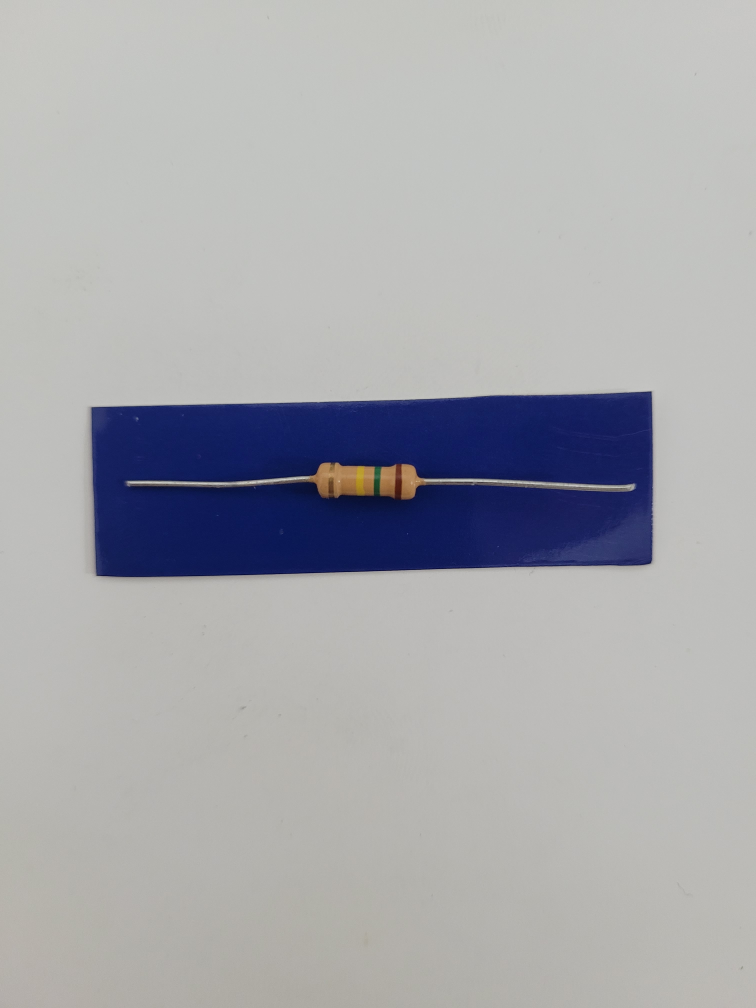
#> input picture TP2/Resistencias/R10_a.jpg, 3024 x 4032 px (shown at 1/4 size)
$ python -i EJERCICIO_2_P1.py   (imports and definitions only)
#> lines starting #> are read from the running program, lines starting #| are printed output that depends on the picture; after the words box and inside, x2 and y2 are one past the last pixel; in counts of white or black regions, pixels touching at a corner belong together
# BIBLIOTECAS

import cv2
import numpy as np
import matplotlib.pyplot as plt
import imutils
import os
import string


# ------------------------------- EJ2 - a -------------------------------

# --- Función para generar un rectángulo de influencia alrededor de una línea ---
def generate_influence_area(x1, y1, x2, y2, length_extension, thickness):
    cx, cy = (x1 + x2) / 2, (y1 + y2) / 2
    dx, dy = x2 - x1, y2 - y1
    length = np.hypot(dx, dy)
    dx /= length
    dy /= length
    perp_dx = -dy
    perp_dy = dx
    lx = dx * (length_extension / 2)
    ly = dy * (length_extension / 2)
    px = perp_dx * (thickness / 2)
    py = perp_dy * (thickness / 2)
    p1 = (cx - lx - px, cy - ly - py)
    p2 = (cx + lx - px, cy + ly - py)
    p3 = (cx + lx + px, cy + ly + py)
    p4 = (cx - lx + px, cy - ly + py)
    rect = np.array([p1, p2, p3, p4], dtype=np.float32)
    return rect

# --- Función para verificar si ambos extremos están dentro de un polígono ---
def point_in_polygon(point, polygon):
    return cv2.pointPolygonTest(polygon, point, False) >= 0

# --- Función para determinar una unica linea ---
def encontrar_extremos_mas_separados(grupo):
    puntos = []
    for linea in grupo:
        x1, y1, x2, y2 = linea[0]  # porque cada 'linea' es [[x1, y1, x2, y2]]
        puntos.append((x1, y1))
        puntos.append((x2, y2))

    max_dist = 0
    punto1, punto2 = None, None

    for i in range(len(puntos)):
        for j in range(i + 1, len(puntos)):
            dist = np.linalg.norm(np.array(puntos[i]) - np.array(puntos[j])) # Distancia euclidiana
            if dist > max_dist:
                max_dist = dist
                punto1, punto2 = puntos[i], puntos[j]

    return [punto1[0], punto1[1], punto2[0], punto2[1]]

# --- Función para determinar puntos del rectangulo ---
def interseccion(line1, line2):
    x1, y1, x2, y2 = line1
    x3, y3, x4, y4 = line2

    denom = (x1 - x2)*(y3 - y4) - (y1 - y2)*(x3 - x4) # Determinante de una matriz formada por los vectores dirección de las dos líneas.

    if denom == 0:
        return None  # Líneas paralelas

    px = ((x1*y2 - y1*x2)*(x3 - x4) - (x1 - x2)*(x3*y4 - y3*x4)) / denom # Resolviendo el sistema de ecuaciones lineales - Regla de cramer
    py = ((x1*y2 - y1*x2)*(y3 - y4) - (y1 - y2)*(x3*y4 - y3*x4)) / denom # Resolviendo el sistema de ecuaciones lineales - Regla de cramer

    return int(round(px)), int(round(py))

# --- Función para determinar puntos promedios ---
def distancia(p1, p2):
    return ((p1[0]-p2[0])**2 + (p1[1]-p2[1])**2) ** 0.5

# --- Función para ordenar los puntos: superior izquierda, superior derecha, inferior derecha, inferior izquierda
def ordenar_puntos(puntos):
    puntos = np.array(puntos, dtype=np.float32)

    # Ordenar por eje Y (de arriba a abajo)
    puntos_ordenados = puntos[np.argsort(puntos[:,1])]

    # Tomar dos de arriba y dos de abajo
    top = puntos_ordenados[:2]
    bottom = puntos_ordenados[2:]

    # Ordenar cada par por eje X
    top = top[np.argsort(top[:,0])]
    bottom = bottom[np.argsort(bottom[:,0])]

    # Resultado: [sup izq, sup der, inf der, inf izq]
    return np.array([top[0], top[1], bottom[1], bottom[0]], dtype=np.float32)


# --- Función main ---
def procesar_imagen(ruta, debug=False):

    # PROCESAR IMAGEN - OBTENER FONDO DE APOYO DE LA RESISTENCIA
#> called with ruta = 'Resistencias/R10_a.jpg', debug = False
    img = cv2.imread(ruta)
#> img is the input picture: shape (4032, 3024, 3); mean B, G, R 173.1, 169.1, 168.2
    hsv = cv2.cvtColor(img, cv2.COLOR_BGR2HSV)
#> hsv: shape (4032, 3024, 3); mean H, S, V 40.6, 29, 176.9
    lower_blue = np.array([105, 50, 50])
    upper_blue = np.array([135, 255, 255])
    mask = cv2.inRange(hsv, lower_blue, upper_blue)
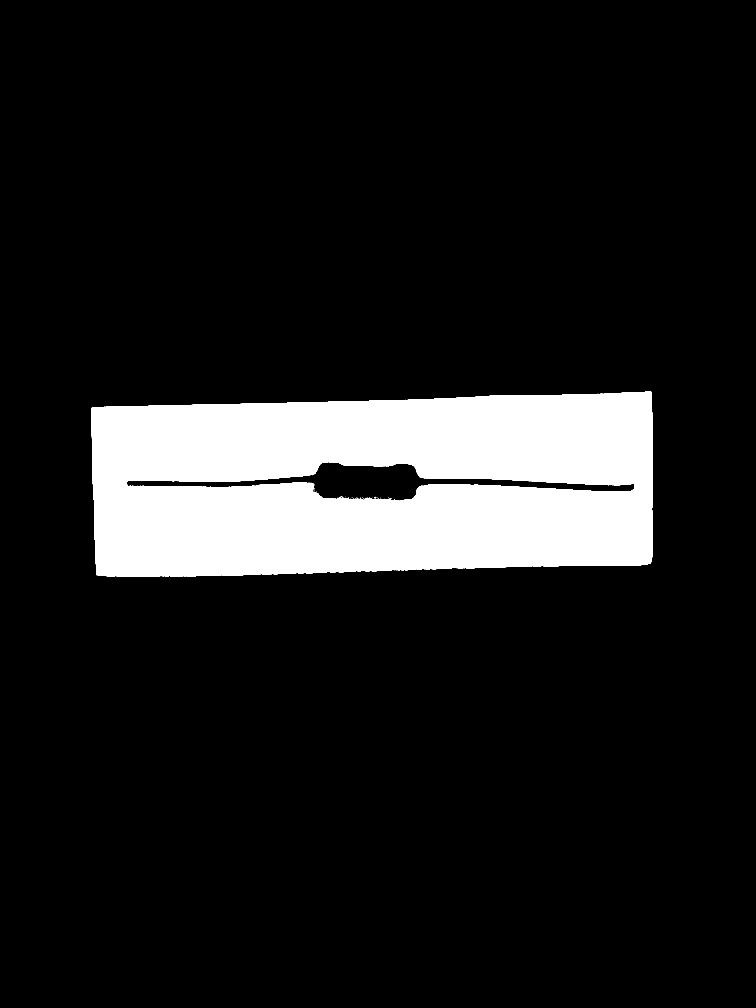
#> mask: shape (4032, 3024) (shown at 1/4 size); 11.7% white; 116 white regions (89 under 20 px), largest, box (x1, y1, x2, y2) and area: (366, 1567, 2612, 2308) 1430899, (802, 2301, 884, 2304) 87, (680, 2304, 732, 2306) 53
    mask_invertida = cv2.bitwise_not(mask)
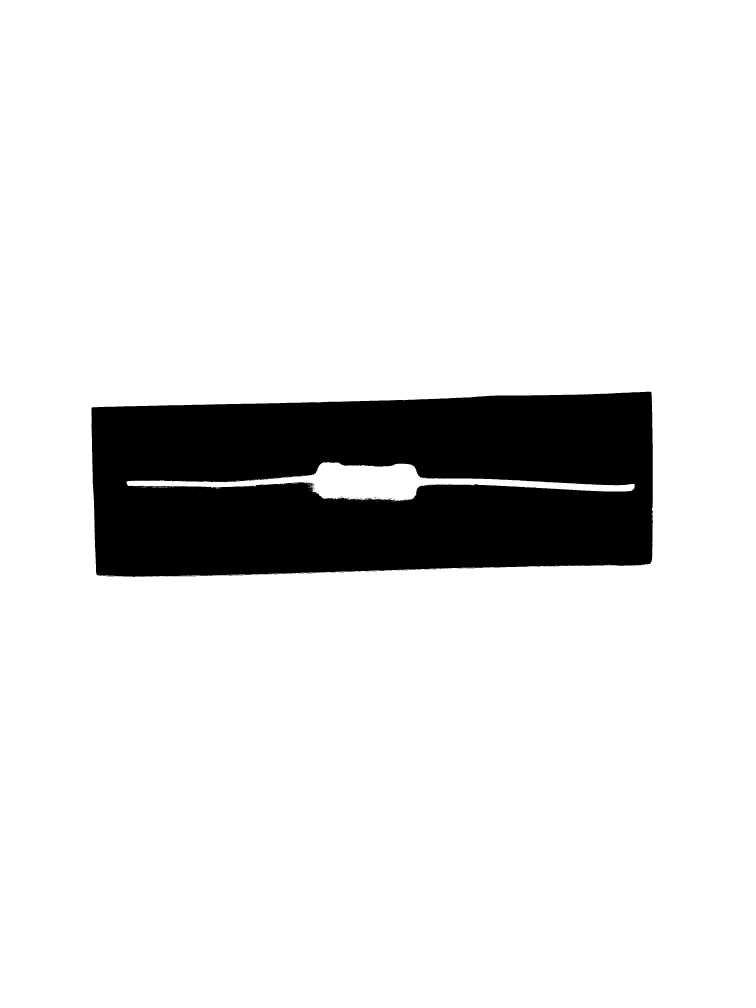
#> mask_invertida: shape (4032, 3024) (shown at 1/4 size); 88.3% white; 116 black regions (89 under 20 px), largest, box (x1, y1, x2, y2) and area: (366, 1567, 2612, 2308) 1430899, (802, 2301, 884, 2304) 87, (680, 2304, 732, 2306) 53


    # APERTURA
    A = mask_invertida
    B = cv2.getStructuringElement(cv2.MORPH_RECT, (75,75))
    Aop = cv2.morphologyEx(A, cv2.MORPH_OPEN, B)
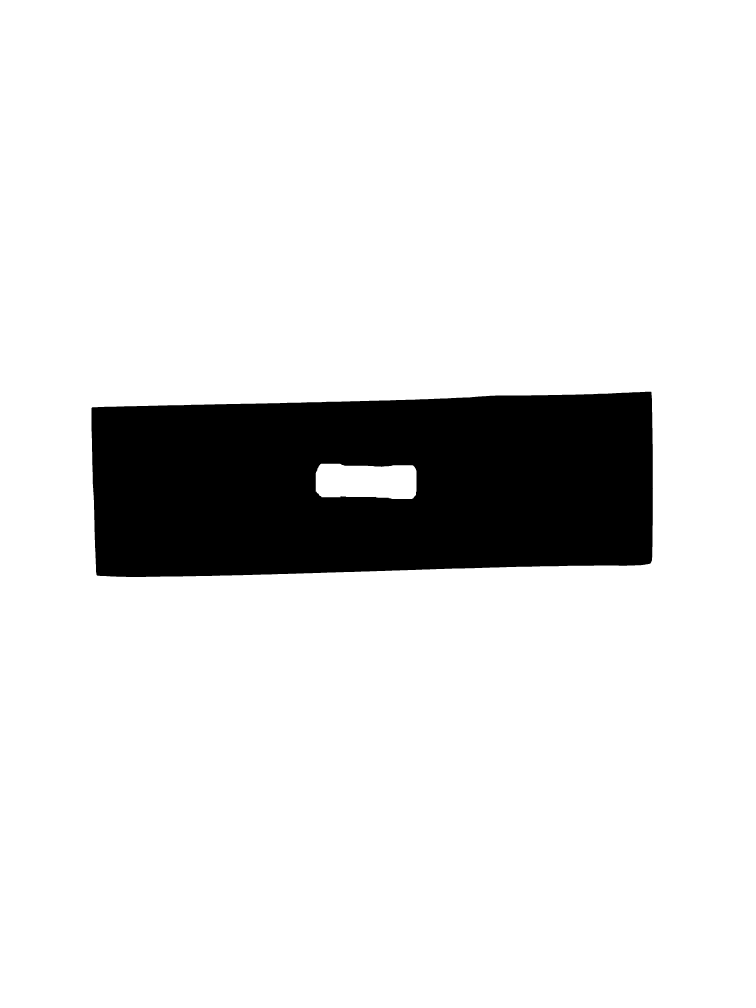
#> Aop: shape (4032, 3024) (shown at 1/4 size); 87.9% white; 1 black region, box (x1, y1, x2, y2) and area: (366, 1567, 2612, 2308) 1478486

    if debug:
        plt.imshow(cv2.cvtColor(Aop, cv2.COLOR_BGR2RGB))
        plt.title("Imágen de la resistencia amortiguada")
        plt.axis("off")
        plt.show()


    # BORDES
    f = Aop #Fe
    se = cv2.getStructuringElement(cv2.MORPH_RECT,(10,10))
    f_mg = cv2.morphologyEx(f, cv2.MORPH_GRADIENT, se)
#> f_mg: shape (4032, 3024); 0.52% white; 2 white regions, box (x1, y1, x2, y2) and area: (362, 1563, 2617, 2313) 53776, (1259, 1851, 1671, 2001) 9973


    # Suponemos que f_mg es la imagen base usada para HoughLinesP
    height, width = f_mg.shape[:2]
#> (the rest of the program and of its run is left out)
